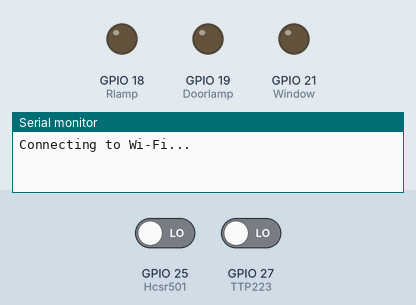
A sketch run on a simulated ESP32. Parts: output pins drawn as LEDs (lit = HIGH), the last lines printed to the serial monitor. Dashed ring = blinking. The inputs (shaded band) are chosen by the test bench; at power-on: GPIO 27 (TTP223) LOW, GPIO 25 (Hcsr501) LOW. WiFi joins after 1.5 s; servers stay silent unless stated; no MQTT or app messages arrive unless stated.

Above: at 1.2 s.
1.3 s: GPIO 27 (TTP223) driven HIGH
At 1.51 s:
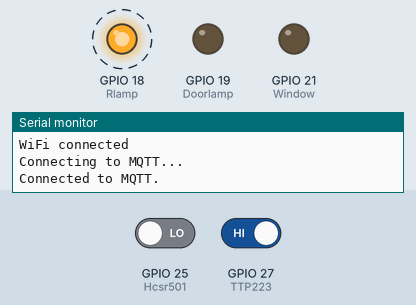
4.3 s: GPIO 25 (Hcsr501) driven HIGH
At 4.51 s:
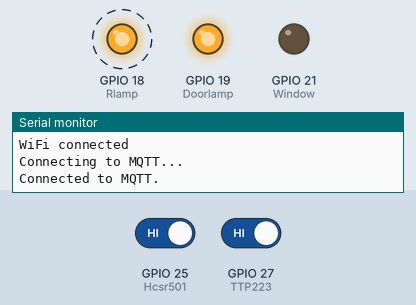
7.3 s: GPIO 25 (Hcsr501) driven LOW
At 7.52 s:
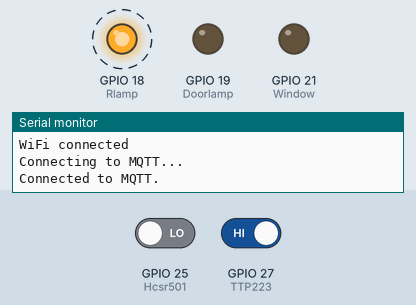
10.3 s: GPIO 27 (TTP223) driven LOW
At 10.3 s:
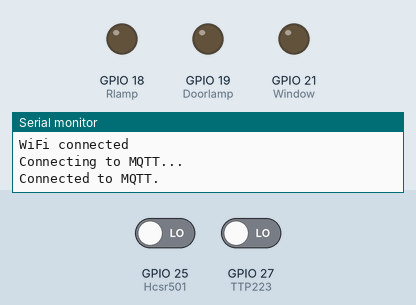
Timing chart, 0 to 12.8 s (numbered marks = the images above; inputs shaded):
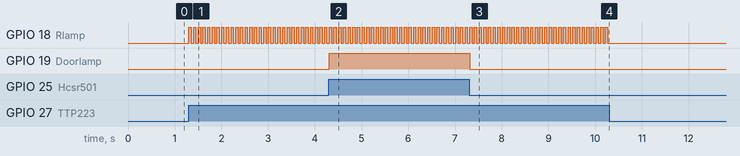

The sketch:

Chieusang.ino
```cpp
//Khai bao thư viện kết nối esp32 vs Wifi (Wifi.h)
//2 thư viện cho bộ đếm thời gian (freertos/FreeRTOS.h và freertos/timers.h); thư viện kết nối esp32 với mqtt broker (AsyncMqttClient.h)
#include <WiFi.h>
extern "C" {
  #include "freertos/FreeRTOS.h"
  #include "freertos/timers.h"
}
#include <AsyncMqttClient.h>

//Khai báo thông tin mạng wifi sử dụng
#define WIFI_SSID "Tuan Truong"
#define WIFI_PASSWORD "0362972868"

//Khai báo thông tin mqtt broker
#define MQTT_HOST IPAddress(192, 168, 1, 2)
#define MQTT_PORT 1883

//Khai báo các topic mà esp32 publish và subscribe
#define MQTT_PUB_StaRlamp "StaRoomLamp"       //khai bao cac cau lenh tien xu li or tu khoa tien xu li
#define MQTT_PUB_StaDoor  "StaDoor"
#define MQTT_SUB_ControlRlamp "ControlRoomLamp"
#define MQTT_SUB_StaGas "Stagas"
#define MQTT_SUB_StaDh "StaDh"

//Định nghĩa các chân
const int Rlamp = 18;
const int Doorlamp = 19;//khai bao cac hang, bien so
const int Window = 21;
const int Hcsr501 = 25;
const int TTP223 = 27;

//Khai báo các biến, hằng số
int count1 = 0;
int StaRlamp;
bool Rlamp_Prv_state = false;

//Khai báo biến mqttClient để quản lí các client
AsyncMqttClient mqttClient;
TimerHandle_t mqttReconnectTimer;
TimerHandle_t wifiReconnectTimer;
unsigned long previousMillis = 0;
const long interval = 5000;


//Hàm kết nối esp32 vs wifi và hiển thị lên màn hình serial thông báo esp32 đang kết nối vs wifi
void connectToWifi() {
  Serial.println("Connecting to Wi-Fi...");
  WiFi.begin(WIFI_SSID, WIFI_PASSWORD);
}

//Hàm kết nối esp32 vs mqtt broker và hiển thị lên màn hình serial thông báo esp32 đang kết nối vs mqtt broker
void connectToMqtt() {
  Serial.println("Connecting to MQTT...");
  mqttClient.connect();
}

//Hàm thông báo esp32 đã kết nối thành công vs wifi hoặc đã ngắt kết nối vs wifi lên màn hình serial. Tự kết nối lại vs wifi khi mất kết nối
void WiFiEvent(WiFiEvent_t event) {
     //Serial.printf("[WiFi-event] event: %dn", event);
  switch(event) {
    case SYSTEM_EVENT_STA_GOT_IP:
      Serial.println("WiFi connected");
      //Serial.println("IP address: ");
      //Serial.println(WiFi.localIP());
      connectToMqtt();
      break;
    case SYSTEM_EVENT_STA_DISCONNECTED:
      Serial.println("WiFi lost connection");
      xTimerStop(mqttReconnectTimer, 0);
      xTimerStart(wifiReconnectTimer, 0);
      break;
  }
}

//Hàm thông báo esp32 đã kết nối thành công vs mqtt broker lên màn hình serial ; đăng kí esp32 vs những topic cần thiết
void onMqttConnect(bool sessionPresent) {
  Serial.println("Connected to MQTT.");
  //Serial.print("Session present: ");
  //Serial.println(sessionPresent);

 /* uint16_t packetIdSub = mqttClient.subscribe(MQTT_PUB_StaDh, 2);
    Serial.print("Subscribing at QoS 2, packetId: ");
    Serial.println(packetIdSub);*/
    mqttClient.subscribe(MQTT_SUB_StaGas, 2);
    mqttClient.subscribe(MQTT_SUB_StaDh, 2);
    mqttClient.subscribe(MQTT_SUB_ControlRlamp, 2);

}

//Hàm in ra màn hình serial 1 số thông tin của topic mà esp32 đăng kí
void onMqttSubscribe(uint16_t packetId, uint8_t qos) {
  //Serial.println("Subscribe acknowledged.");
  //Serial.print("  packetId: ");
  //Serial.println(packetId);
  //Serial.print("  qos: ");
  //Serial.println(qos);
}

//Hàm thông báo esp32 hủy đăng kí 1 topic lên màn hình serial
void onMqttUnsubscribe(uint16_t packetId) {
  //Serial.println("Unsubscribe acknowledged.");
  //Serial.print("  packetId: ");
  //Serial.println(packetId);
}

//Hàm này như 1 chương trình phụ ngắt, khi có tín hiệu điều khiển từ 1 topic khác mà esp32 đăng kí, nó sẽ nhảy vào đây để thực hiên lệnh
void onMqttMessage(char* topic, char* payload, AsyncMqttClientMessageProperties properties, size_t len, size_t index, size_t total) {
          //Serial.println("\n Publish received.");
          //Serial.print("topic: ");
          //Serial.println(topic);
          String messageTemp;
          for (int i = 0; i < len; i++) {
            messageTemp += (char)payload[i];
          }
            //Serial.print("Message: ");
            //Serial.println(messageTemp);

          if (messageTemp == "ONRlamp"){
          digitalWrite(Rlamp, HIGH);
          }

          else if (messageTemp == "OFFRlamp"){
          digitalWrite(Rlamp, LOW);
          }

          else if (messageTemp == "Nguy hiểm"){
          digitalWrite(Window, HIGH);
          }
          else if (messageTemp == "ON"){
          digitalWrite(Window, LOW);
          }
          else{
          digitalWrite(Window, LOW);
          }

}

//Hàm thông báo esp32 mất kết nối vs mqtt broker lên màn hình serial, tự động kết nối lại vs mqtt broker
void onMqttDisconnect(AsyncMqttClientDisconnectReason reason) {
  //Serial.println("Disconnected from MQTT.");
  if (WiFi.isConnected()) {
    xTimerStart(mqttReconnectTimer, 0);
  }
}

//Hàm in ra màn hình serial thông tin 1 số topic mà esp32 publish
void onMqttPublish(uint16_t packetId) {
  //Serial.print("Publish acknowledged.");
  //Serial.print("  packetId: ");
  //Serial.println(packetId);
}
//Hàm chuẩn bị: kết nối nối tiếp esp32 vs máy tính, cấu hình chân, gọi hàm
void setup() {


  Serial.begin(115200);
  pinMode(Rlamp, OUTPUT);
  pinMode(Doorlamp, OUTPUT);
  pinMode(Window, OUTPUT);
  pinMode(TTP223, INPUT);
  pinMode(Hcsr501, INPUT);

  Serial.println();

  mqttReconnectTimer = xTimerCreate("mqttTimer", pdMS_TO_TICKS(2000), pdFALSE, (void*)0, reinterpret_cast<TimerCallbackFunction_t>(connectToMqtt));
  wifiReconnectTimer = xTimerCreate("wifiTimer", pdMS_TO_TICKS(2000), pdFALSE, (void*)0, reinterpret_cast<TimerCallbackFunction_t>(connectToWifi));

  WiFi.onEvent(WiFiEvent);
  mqttClient.onConnect(onMqttConnect);
  mqttClient.onDisconnect(onMqttDisconnect);
  mqttClient.onPublish(onMqttPublish);
  mqttClient.onSubscribe(onMqttSubscribe);
  mqttClient.onUnsubscribe(onMqttUnsubscribe);
  mqttClient.onMessage(onMqttMessage);
  mqttClient.setServer(MQTT_HOST, MQTT_PORT);
  connectToWifi();
}

//Vòng lặp vô hạn
void loop() {
  //bật tắt đèn phòng
  if(digitalRead(TTP223) == HIGH) {
  count1 = count1 + 1;
  if (count1 == 1){
  digitalWrite(Rlamp, HIGH);
  }
  }
  if (count1 == 2){
  digitalWrite(Rlamp, LOW);
  count1 = 0;
  }
  delay (50);

  //bật tắt đèn cửa
  if(digitalRead(Hcsr501) == HIGH) {
  digitalWrite(Doorlamp, HIGH);
  } else{
  digitalWrite(Doorlamp, LOW);
  }


  //publish trạng thái đèn phòng lên topic tương ứng
  StaRlamp = digitalRead(Rlamp);
  if (StaRlamp == HIGH && Rlamp_Prv_state == false)
  {
    // Publish an MQTT message on topic StaBnl
    uint16_t packetIdPub5 = mqttClient.publish(MQTT_PUB_StaRlamp, 1, true, "ON");
    //Serial.printf("Publishing on topic %s at QoS 1, packetId: %i", MQTT_PUB_StaBnl, packetIdPub5);
    //Serial.println(" Message: ON");
    Rlamp_Prv_state = true;
  }
  else if (StaRlamp == LOW && Rlamp_Prv_state == true)
  {
    // Publish an MQTT message on topic StaBnl
    uint16_t packetIdPub6 = mqttClient.publish(MQTT_PUB_StaRlamp, 1, true, "OFF");
    //Serial.printf("Publishing on topic %s at QoS 1, packetId %i: ", MQTT_PUB_StaBnl, packetIdPub6);
    //Serial.println(" Message: OFF");
    Rlamp_Prv_state = false;
  }

}
```

Measured:
- after the input at 1.3 s, GPIO 18 (Rlamp): alternates HIGH for 0.05 s and LOW for 0.05 s, starting at once
- after the input at 4.3 s, GPIO 19 (Doorlamp): LOW → HIGH at once
- after the input at 7.3 s, GPIO 19 (Doorlamp): HIGH → LOW at once
- after the input at 10.3 s, GPIO 18 (Rlamp): stops changing and stays LOW
